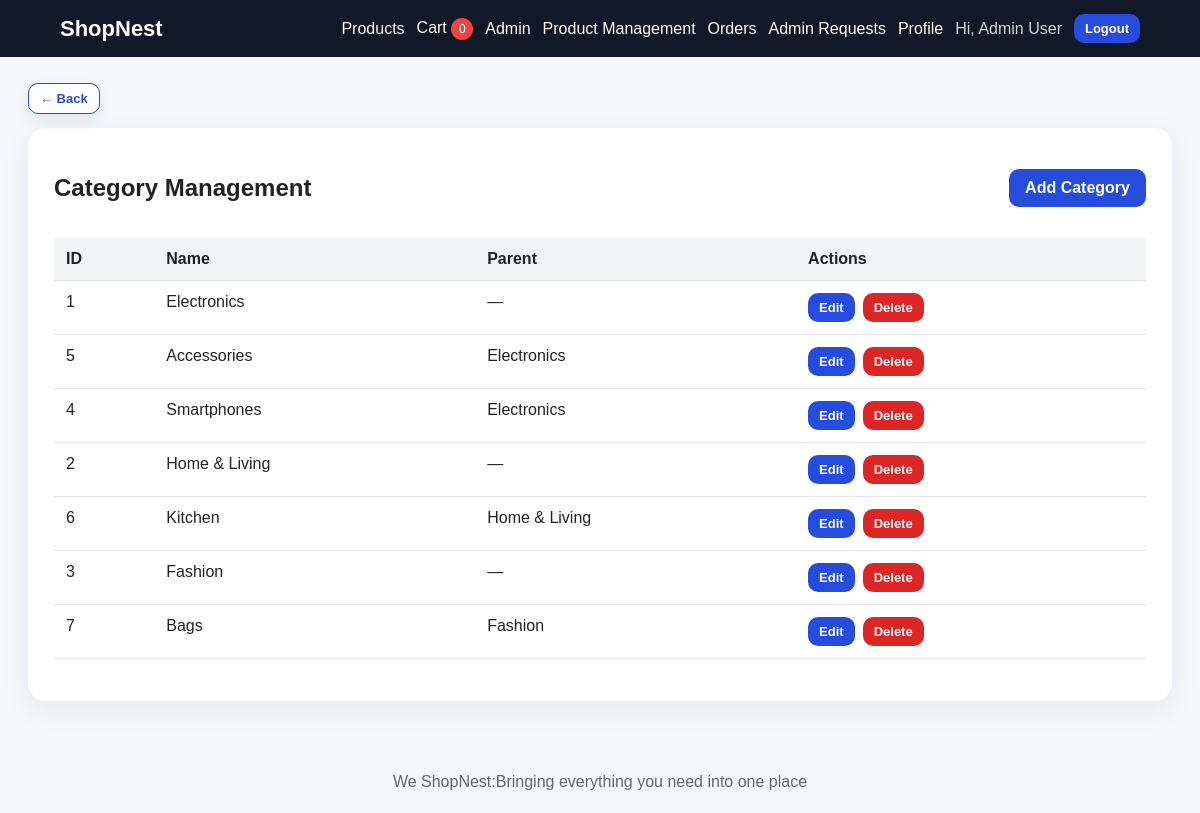
The app's page /admin/categories (signed in) with its own data.
### tables this page shows
CREATE TABLE IF NOT EXISTS categories (
    id INT AUTO_INCREMENT PRIMARY KEY,
    parent_id INT NULL,
    name VARCHAR(120) NOT NULL,
    CONSTRAINT fk_categories_parent FOREIGN KEY (parent_id) REFERENCES categories(id) ON DELETE RESTRICT ON UPDATE CASCADE
);

### controllers/AdminController.php (called while the page is built, shortened)
<?php
class AdminController
{
    public function categories()
    {
        render('admin/categories/index', ['categories' => Category::all()]);
    }
}

### config/database.php (called while the page is built, shortened)
<?php
class Database
{
    private static $pdo = null;
    public static function connection()
    {
        if (self::$pdo === null) {
            $dsn = 'mysql:host=' . DB_HOST . ';dbname=' . DB_NAME . ';charset=' . DB_CHARSET;
            self::$pdo = new PDO($dsn, DB_USER, DB_PASS, [
                PDO::ATTR_ERRMODE => PDO::ERRMODE_EXCEPTION,
                PDO::ATTR_DEFAULT_FETCH_MODE => PDO::FETCH_ASSOC,
                PDO::ATTR_EMULATE_PREPARES => false,
            ]);
        }
        return self::$pdo;
    }
    public static function run($sql, $params = [])
    {
        $stmt = self::connection()->prepare($sql);
        $stmt->execute($params);
        return $stmt;
    }
}

### models/Category.php (called while the page is built, shortened)
<?php
class Category
{
    public static function all()
    {
        return Database::run(
            "SELECT c.*, p.name AS parent_name
             FROM categories c
             LEFT JOIN categories p ON c.parent_id = p.id
             ORDER BY COALESCE(c.parent_id, c.id), c.parent_id IS NOT NULL, c.name"
        )->fetchAll();
    }
}

### views/admin/categories/index.php (the view)
<section class="card wide">
    <div class="section-head">
        <h1>Category Management</h1>
        <a class="btn" href="<?= base_url('/admin/categories/create') ?>">Add Category</a>
    </div>
    <table class="data-table">
        <thead><tr><th>ID</th><th>Name</th><th>Parent</th><th>Actions</th></tr></thead>
        <tbody>
        <?php foreach ($categories as $cat): ?>
            <tr>
                <td><?= (int)$cat['id'] ?></td>
                <td><?= h($cat['name']) ?></td>
                <td><?= h($cat['parent_name'] ?: '—') ?></td>
                <td class="actions">
                    <a class="btn small" href="<?= base_url('/admin/categories/' . $cat['id'] . '/edit') ?>">Edit</a>
                    <form method="post" action="<?= base_url('/admin/categories/' . $cat['id'] . '/delete') ?>" onsubmit="return confirm('Delete this category?');">
                        <button class="btn small danger" type="submit">Delete</button>
                    </form>
                </td>
            </tr>
        <?php endforeach; ?>
        </tbody>
    </table>
</section>

### public/index.php (shortened to what this page needs)
<?php
require_once ROOT_PATH . '/config/database.php';
require_once ROOT_PATH . '/config/helpers.php';
$method = $_SERVER['REQUEST_METHOD'];
$uri = parse_url($_SERVER['REQUEST_URI'], PHP_URL_PATH);
$path = '/' . trim($uri, '/');
foreach ($routes as $route) {
    list($routeMethod, $pattern, $handler) = $route;
    if ($method === $routeMethod && preg_match($pattern, $path, $matches)) {
        array_shift($matches);
        $action = $handler[1];
        $controller = new $class();
        call_user_func_array([$controller, $action], $matches);
        exit;
    }
}

### public/assets/css/style.css (style rules this page uses)
* { box-sizing: border-box; }
body { margin: 0; font-family: Arial, Helvetica, sans-serif; background: #f6f7fb; color: #222; }
a { color: #254cdd; text-decoration: none; }
.btn { display: inline-block; border: 0; background: #254cdd; color: #fff !important; padding: 10px 16px; border-radius: 10px; cursor: pointer; font-weight: 700; }
.btn.small { padding: 7px 11px; font-size: 13px; }
.btn.danger, .danger { background: #dc2626; }
.hero, .card, .auth-card { background: #fff; border-radius: 18px; padding: 26px; box-shadow: 0 8px 30px rgba(16, 24, 40, .07); margin-bottom: 24px; }
.card { max-width: 620px; margin-left: auto; margin-right: auto; }
.card.wide { max-width: none; }
.data-table { width: 100%; border-collapse: collapse; margin: 16px 0; background: #fff; }
.data-table th, .data-table td { border-bottom: 1px solid #e5e7eb; padding: 12px; text-align: left; vertical-align: top; }
.data-table th { background: #f3f4f6; }
.actions { display: flex; gap: 8px; align-items: center; flex-wrap: wrap; }
.actions form { margin: 0; }
.section-head { display: flex; justify-content: space-between; align-items: center; gap: 16px; flex-wrap: wrap; }

### records on screen
categories: id "1", name "Electronics", parent_name "—"
categories: id "5", name "Accessories", parent.name "Electronics"
categories: id "4", name "Smartphones", parent.name "Electronics"
categories: id "2", name "Home & Living", parent_name "—"
categories: id "6", name "Kitchen", parent.name "Home & Living"
categories: id "3", name "Fashion", parent_name "—"
categories: id "7", name "Bags", parent.name "Fashion"
